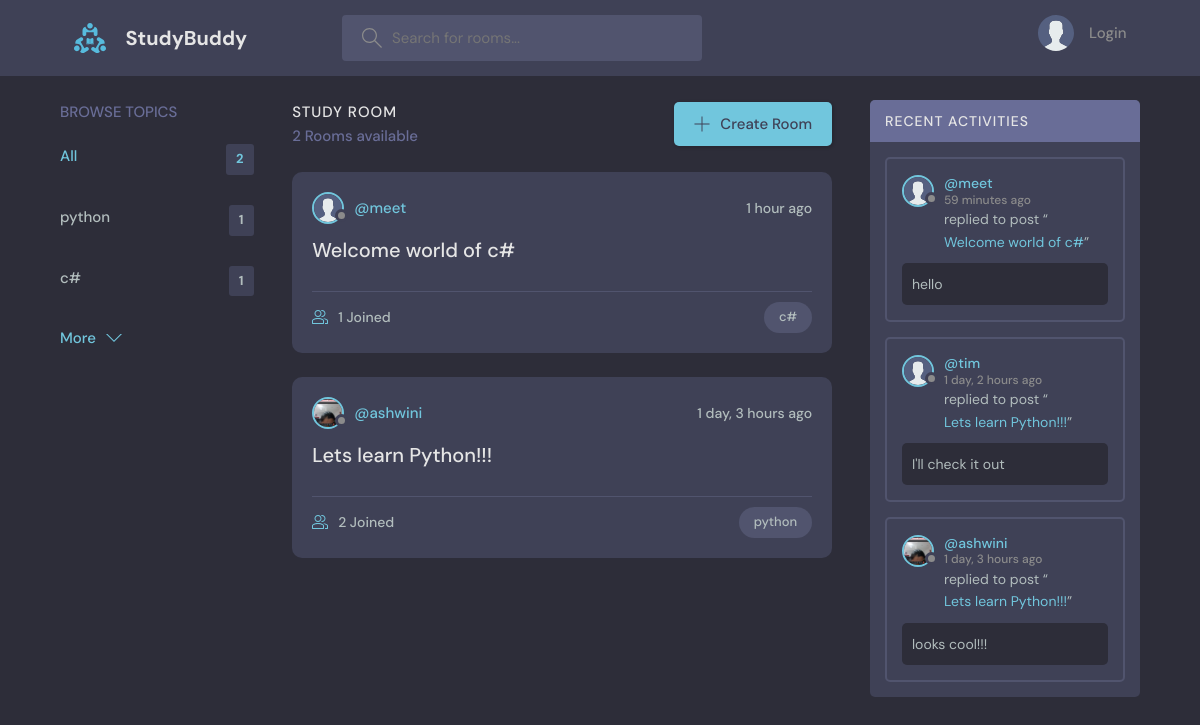
The page / on the database its author committed.
### base/models.py (models this page shows, shortened)
class Topic(models.Model):
    name = models.CharField(max_length=200)

class Room(models.Model):
    host = models.ForeignKey(User,on_delete=models.SET_NULL,null = True)
    topic = models.ForeignKey(Topic,on_delete=models.SET_NULL,null = True)
    name = models.CharField(max_length=200)
    description = models.TextField(null = True,blank = True)
    participants = models.ManyToManyField(User,related_name='participants',blank = True)
    updated = models.DateTimeField(auto_now = True)
    created = models.DateTimeField(auto_now_add = True)
    def __str__(self):
        return self.name
    class Meta:
        ordering = ['-updated','-created']

class User(AbstractUser):
    name = models.CharField(max_length= 200,null =True)
    email = models.EmailField(unique=True,null=True)
    bio = models.TextField(null =True)
    avatar = models.ImageField(null=True,default="avatar.svg")
    USERNAME_FIELD = 'email'
    REQUIRED_FIELDS = []

class Message(models.Model):
    user = models.ForeignKey(User,on_delete=models.CASCADE)
    room = models.ForeignKey(Room,on_delete = models.CASCADE)
    body = models.TextField()
    updated = models.DateTimeField(auto_now = True)
    created = models.DateTimeField(auto_now_add = True)
    class Meta:
        ordering = ['-updated','-created']

### base/views.py (the view)
# urls.py: path('',views.home, name='home'),
def home(request):
    q=request.GET.get('q') if request.GET.get('q') != None else ''
    rooms = Room.objects.filter(
        Q(topic__name__icontains=q) |
        Q(name__icontains=q) |
        Q(description__icontains=q) |
        Q(host__username__icontains=q)
    )
    topics = Topic.objects.all()[0:5]
    room_count = rooms.count()
    room_messages = Message.objects.filter(Q(room__topic__name__icontains=q))
    context = {'rooms': rooms,'topics': topics,'room_count': room_count,'room_messages': room_messages}
    return render(request,'base/home.html',context)

### base/templates/base/home.html (shortened to what this page needs)
    {% extends 'main.html'%}
    {% block content%}
    <main class="layout layout--3">
      <div class="container">
        {% include 'base/topics_component.html' %}
        <div class="roomList">
          <div class="roomList__header">
            <div>
              <h2>Study Room</h2>
              <p>{{room_count}} Rooms available</p>
            </div>
            <a class="btn btn--main" href="{% url 'create-room' %}">
              <svg version="1.1" xmlns="http://www.w3.org/2000/svg" width="32" height="32" viewBox="0 0 32 32">
                <title>add</title>
                <path
                  d="M16.943 0.943h-1.885v14.115h-14.115v1.885h14.115v14.115h1.885v-14.115h14.115v-1.885h-14.115v-14.115z"
                ></path>
              </svg>
              Create Room
            </a>
          </div>
          {% include 'base/feed_component.html' %}
        </div>
        {% include 'base/activity_component.html' %}
      </div>
    </main>
    {%endblock content%}

### base/templates/base/topics_component.html
<div class="topics">
    <div class="topics__header">
      <h2>Browse Topics</h2>
    </div>
    <ul class="topics__list">
      <li>
        <a href="{% url 'home' %}" class="active">All <span>{{topics.count}}</span></a>
      </li>
      {% for topic in topics %}
      <li>
        <a href="{% url 'home'%}?q={{topic.name}}">{{topic.name}} <span>{{topic.room_set.all.count}}</span></a>
      </li>
      {% endfor %}
    </ul>
    <a class="btn btn--link" href="{% url 'topics' %}">
      More
      <svg version="1.1" xmlns="http://www.w3.org/2000/svg" width="32" height="32" viewBox="0 0 32 32">
        <title>chevron-down</title>
        <path d="M16 21l-13-13h-3l16 16 16-16h-3l-13 13z"></path>
      </svg>
    </a>
</div>

### base/templates/base/feed_component.html (shortened to what this page needs)
{% for room in rooms %}
<div class="roomListRoom">
    <div class="roomListRoom__header">
      <a href="{% url 'user-profile' room.host.id %}" class="roomListRoom__author">
        <div class="avatar avatar--small">
          <img src="{{room.host.avatar.url}}" />
        </div>
        <span>@{{room.host.username}}</span>
      </a>
      <div class="roomListRoom__actions">
        <span>{{room.created | timesince}} ago</span>
      </div>
    </div>
    <div class="roomListRoom__content">
      <a href="{% url 'my_room' room.id %}">{{room.name}}</a>
    </div>
    <div class="roomListRoom__meta">
      <a href="{% url 'my_room' room.id %}" class="roomListRoom__joined">
        {{room.participants.all.count}} Joined
      </a>
      <p class="roomListRoom__topic">{{room.topic.name}}</p>
    </div>
  </div>
{% endfor %}

### base/templates/base/activity_component.html (shortened to what this page needs)
<div class="activities">
    <div class="activities__header">
      <h2>Recent Activities</h2>
    </div>
    {% for room_message in room_messages%}
    <div class="activities__box">
      <div class="activities__boxHeader roomListRoom__header">
        <a href="{% url 'user-profile' room_message.user.id %}" class="roomListRoom__author">
          <div class="avatar avatar--small">
            <img src="{{room_message.user.avatar.url}}" />
          </div>
          <p>
            @{{room_message.user.username}}
            <span>  {{room_message.created | timesince}} ago</span>
          </p>
        </a>
      </div>
      <div class="activities__boxContent">
        <p>replied to post “<a href="{% url 'my_room' room_message.room.id %}">{{room_message.room}}</a>”</p>
        <div class="activities__boxRoomContent">
          {{room_message.body}}
        </div>
      </div>
    </div>
    {% endfor %}
  </div>

### rows shown on the page
Topic: name "python", room_set.all.count "1"
Topic: name "c#", room_set.all.count "1"
Room: host.avatar (placeholder picture), host.username "meet", created "1 hour", name "Welcome world of c#", participants.all.count "1", topic.name "c#"
Room: host.avatar (picture), host.username "ashwini", created "1 day, 3 hours", name "Lets learn Python!!!", participants.all.count "2", topic.name "python"
Message: user.avatar (placeholder picture), user.username "meet", created "59 minutes", room "Welcome world of c#", body "hello"
Message: user.avatar (placeholder picture), user.username "tim", created "1 day, 2 hours", room "Lets learn Python!!!", body "I'll check it out"
Message: user.avatar (picture), user.username "ashwini", created "1 day, 3 hours", room "Lets learn Python!!!", body "looks cool!!!"

### other values the page prints
{{ topics.count }} "2"
{{ room_count }} "2"
